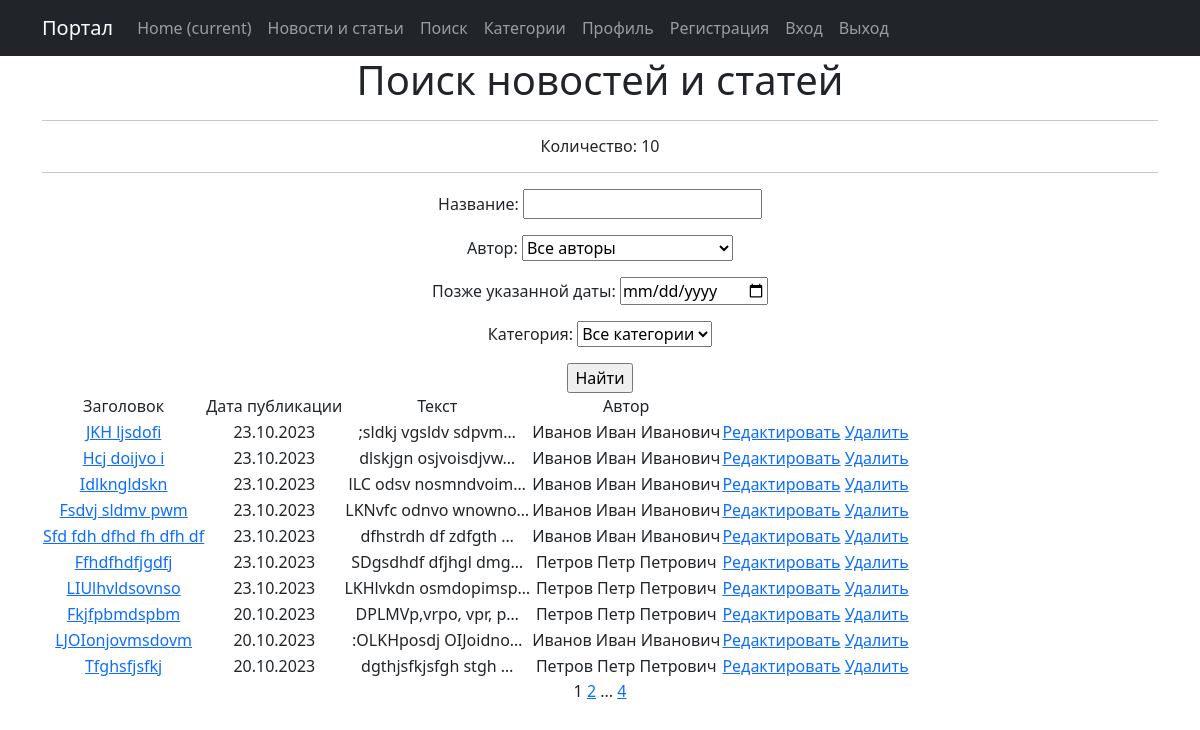
The app's page /news/search/ with its own data.
### news/models.py (models this page shows, shortened)
class Post(models.Model):
    article = 'AR'
    news = 'NW'
    POST_CHOICES = [
        (article, 'Статья'),
        (news, 'Новость')
    ]
    author = models.ForeignKey(Author, on_delete=models.CASCADE)
    post = models.CharField(max_length=2, choices=POST_CHOICES, default='NW')
    post_created = models.DateTimeField(auto_now_add=True)
    categories = models.ManyToManyField(Category, through='PostCategory')
    title = models.CharField(max_length=255)
    text = models.TextField()
    rating = models.IntegerField(default=0)

class Author(models.Model):
    user = models.OneToOneField(User, on_delete=models.CASCADE)
    rating = models.IntegerField(default=0)
    def __str__(self):
        return self.user.username

### news/views.py (the view)
# urls.py: path('search/', NewsSearchList.as_view(), name='posts_search'),
class NewsSearchList(ListView):
    model = Post
    ordering = '-post_created'
    template_name = 'news_search.html'
    context_object_name = 'news'
    paginate_by = 10
    def get_queryset(self):
        queryset = super().get_queryset()
        self.filterset = PostFilter(self.request.GET, queryset)
        return self.filterset.qs
    def get_context_data(self, **kwargs):
        context = super().get_context_data(**kwargs)
        context['filterset'] = self.filterset
        return context

### news/models.py (called while the page is built)
    def __str__(self):
        return self.name

### news/templatetags/custom_filters.py (called while the page is built)
@register.filter()
def censor(value):
    for word in words:
        value = value.replace(word, '*' * len(word))
    return value

### news/templatetags/custom_tags.py (called while the page is built)
@register.simple_tag(takes_context=True)
def url_replace(context, **kwargs):
    d = context['request'].GET.copy()
    for k, v in kwargs.items():
        d[k] = v
    return d.urlencode()

### templates/news_search.html (shortened to what this page needs)
{% extends 'default.html' %}
{% load custom_filters %}
{% load custom_tags %}
{% block content %}
    <h1>Поиск новостей и статей</h1>
    <hr>
    <h6>Количество: {{ news|length }}</h6>
    <hr>
    {% if news %}
        <form action="" method="get">
            {{ filterset.form.as_p }}
            <input type="submit" value="Найти">
        </form>
        <table>
            <tr>
                <td>Заголовок</td>
                <td>Дата публикации</td>
                <td>Текст</td>
                <td>Автор</td>
            </tr>
            {% for post in news %}
            <tr>
                <td>
                    <a href="{% url 'post_detail' post.id %}">{{ post.title | censor }}</a>
                </td>
                <td>{{ post.post_created|date:'d.m.Y' }}</td>
                <td>{{ post.text|truncatechars:20|censor }}</td>
                <td>{{ post.author.user.username }}</td>
                <td>
                    <a href="{% url 'post_edit' post.id %}">Редактировать</a>
                    <a href="{% url 'post_delete' post.id %}">Удалить</a>
                </td>
            </tr>
            {% endfor %}
        </table>
    {% else %}
        <h2>Новостей и статей нет!</h2>
    {% endif %}
    {{ page_obj.number }}
    {% if page_obj.has_next %}
        <a href="?{% url_replace page=page_obj.next_page_number %}">{{ page_obj.next_page_number }}</a>
        {% if paginator.num_pages != page_obj.next_page_number %}
            ...
            <a href="?{% url_replace page=page_obj.paginator.num_pages %}">{{ page_obj.paginator.num_pages}}</a>
        {% endif %}
    {% endif %}
{% endblock content %}

### records on screen
Post: title|censor "JKH ljsdofi", post_created "23.10.2023", text|censor ";sldkj vgsldv sdpvm…", author.user.username "Иванов Иван Иванович"
Post: title|censor "Hcj doijvo i", post_created "23.10.2023", text|censor "dlskjgn osjvoisdjvw…", author.user.username "Иванов Иван Иванович"
Post: title|censor "Idlkngldskn", post_created "23.10.2023", text|censor "lLC odsv nosmndvoim…", author.user.username "Иванов Иван Иванович"
Post: title|censor "Fsdvj sldmv pwm", post_created "23.10.2023", text|censor "LKNvfc odnvo wnowno…", author.user.username "Иванов Иван Иванович"
Post: title|censor "Sfd fdh dfhd fh dfh df", post_created "23.10.2023", text|censor "dfhstrdh df zdfgth …", author.user.username "Иванов Иван Иванович"
Post: title|censor "Ffhdfhdfjgdfj", post_created "23.10.2023", text|censor "SDgsdhdf dfjhgl dmg…", author.user.username "Петров Петр Петрович"
Post: title|censor "LIUlhvldsovnso", post_created "23.10.2023", text|censor "LKHlvkdn osmdopimsp…", author.user.username "Петров Петр Петрович"
Post: title|censor "Fkjfpbmdspbm", post_created "20.10.2023", text|censor "DPLMVp,vrpo, vpr, p…", author.user.username "Петров Петр Петрович"
Post: title|censor "LJOIonjovmsdovm", post_created "20.10.2023", text|censor ":OLKHposdj OIJoidno…", author.user.username "Иванов Иван Иванович"
Post: title|censor "Tfghsfjsfkj", post_created "20.10.2023", text|censor "dgthjsfkjsfgh stgh …", author.user.username "Петров Петр Петрович"

### other values on screen
{{ news|length }} "10"
{{ page_obj.number }} "1"
{{ page_obj.next_page_number }} "2"
{{ page_obj.paginator.num_pages }} "4"
